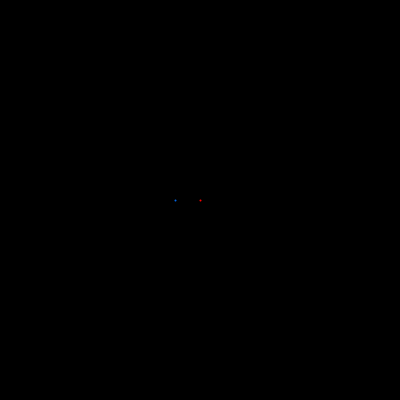
Frame 1 (no input)
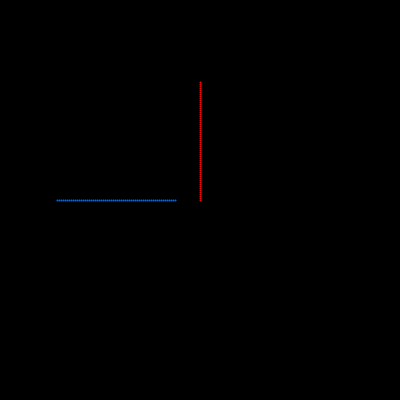
Frame 60 (the mouse pressed at the canvas centre just before this capture)
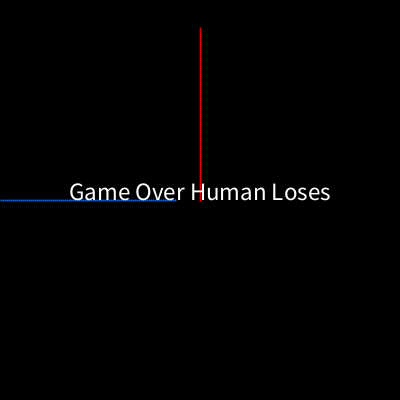
Frame 120 (the mouse held since frame 60 and released just before this capture)

The Processing sketch that drew these frames (run headless with seeded random() and noise(); from frame 60 on, the mouse is pressed at the canvas centre):

// Processing sketch: processing_78099
// ── processing_78099.pde

//Matheson Gee Computer Programming 1 Mods:14/15
int x=175;
int y=200;
int compX=200;
int compY=200;
int compDir=int(random(37,40));
int direction=LEFT;
boolean gameover=false;
void setup()
{
  size(400, 400);
  background(0);
  frameRate(45);
  strokeWeight(2);
}
void draw()
{ 
  if (!gameover)
  {
    human();
    if(!gameover)
    comp();
  }
}
void keyPressed()
{
  if (key == 'a')
  {
    direction=LEFT;
  }
  if (key == 'd')
  { 
    direction=RIGHT;
  }
  if (key == 'w')
  {

    direction= UP;
  }
  if (key== 's')
  {
    direction=DOWN;
  }
  if(key=='r')
  {
    x=175;
    y=200;
    compX=200;
    compY=200;
    compDir=int(random(37,40));
    direction=LEFT;
    gameover=false;
    background(0);
  }
}
void human()
{ 
  stroke(2, 101, 227);
  point(x, y);
  if ( direction==RIGHT)
  {
    x=x+2;
  }
  if (direction==LEFT)
  {
    x=x-2;
  }
  if ( direction==DOWN)
  {
    y=y+2;
  }
  if ( direction==UP)
  {
    y=y-2;
  } 
  if ( get(x, y)!=color(0, 0, 0))
  {
    textSize(25);
    textAlign(CENTER);
    text("Game Over Human Loses", 200, 200);
    gameover=true;
  }
}
void comp()
{
  stroke(255, 0, 0);
  point(compX, compY);
  if ( compDir==LEFT)
  {
    compX=compX-2;
    if (get(compX-2, compY)!=color(0, 0, 0))
    {
      compDir=UP;
    }
  }
  if (compDir==RIGHT)
  {
    compX=compX+2;
    if (get(compX+2, compY)!=color(0, 0, 0))
    {
      compDir=DOWN;
    }
  }
  if (compDir==DOWN)
  {
    compY=compY+2;
    if (get(compX, compY+2)!=color(0, 0, 0))
    {
      compDir=LEFT;
    }
  }
  if (compDir==UP)
  {
    compY=compY-2;
    if (get(compX, compY-2)!=color(0, 0, 0))
    {
      compDir=RIGHT;
    }
  }
  if ( get(compX, compY) !=color(0, 0, 0))
  {
    textSize(25);
    textAlign(CENTER);
    text("Game Over Computer Loses", 200, 200);
    gameover=true;
  }
}
